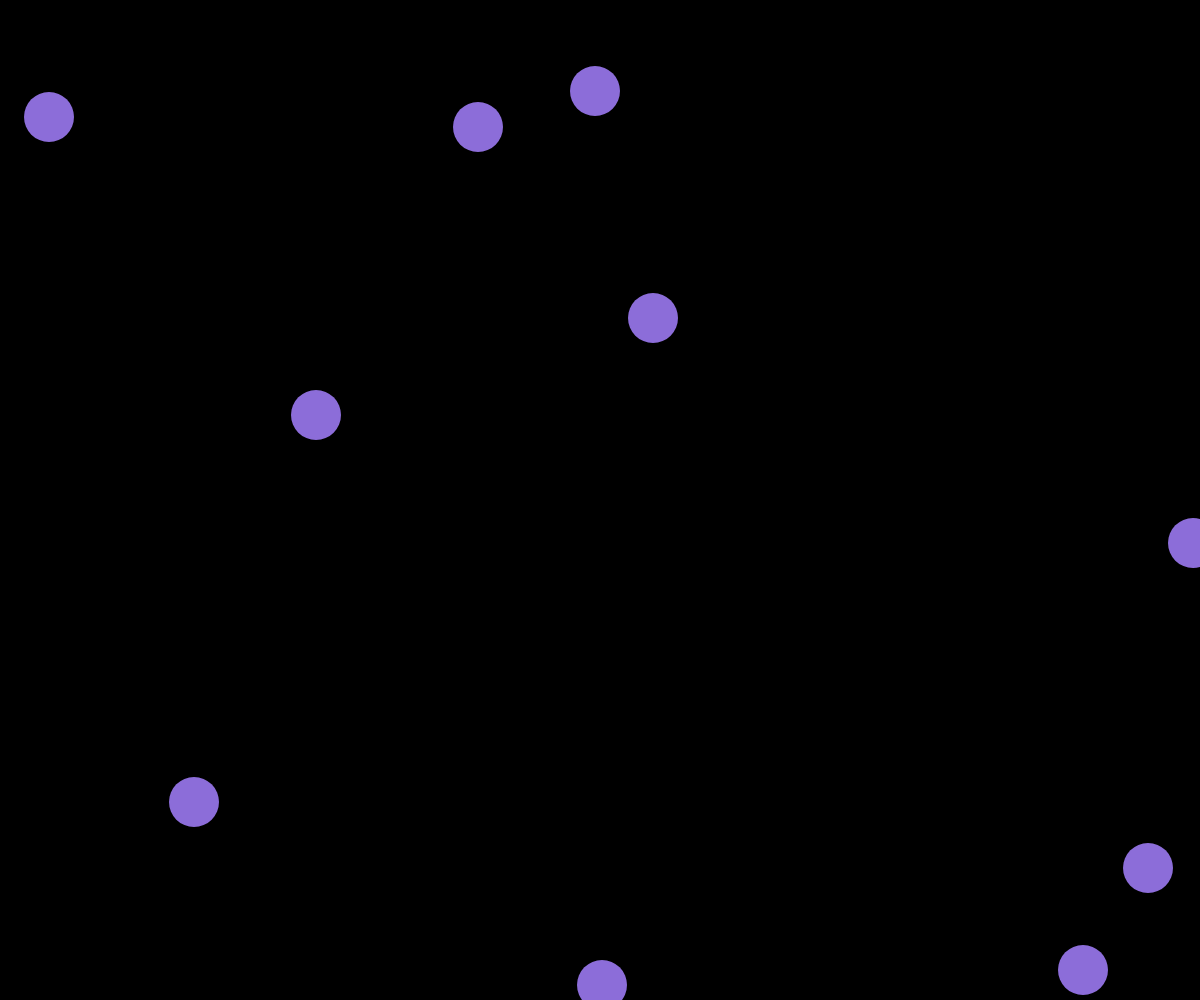
Frame 1 (no input)
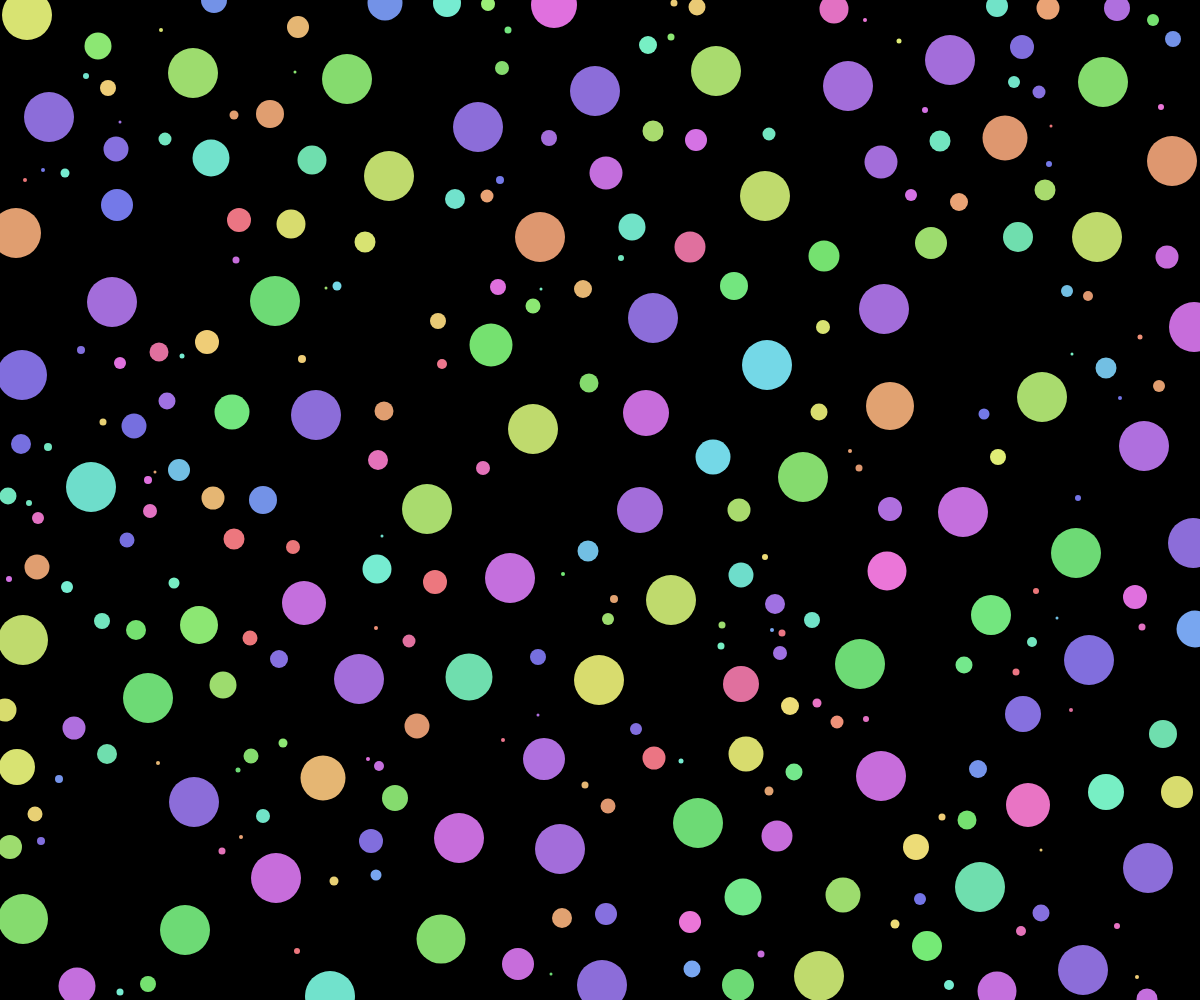
Frame 60 (no input)
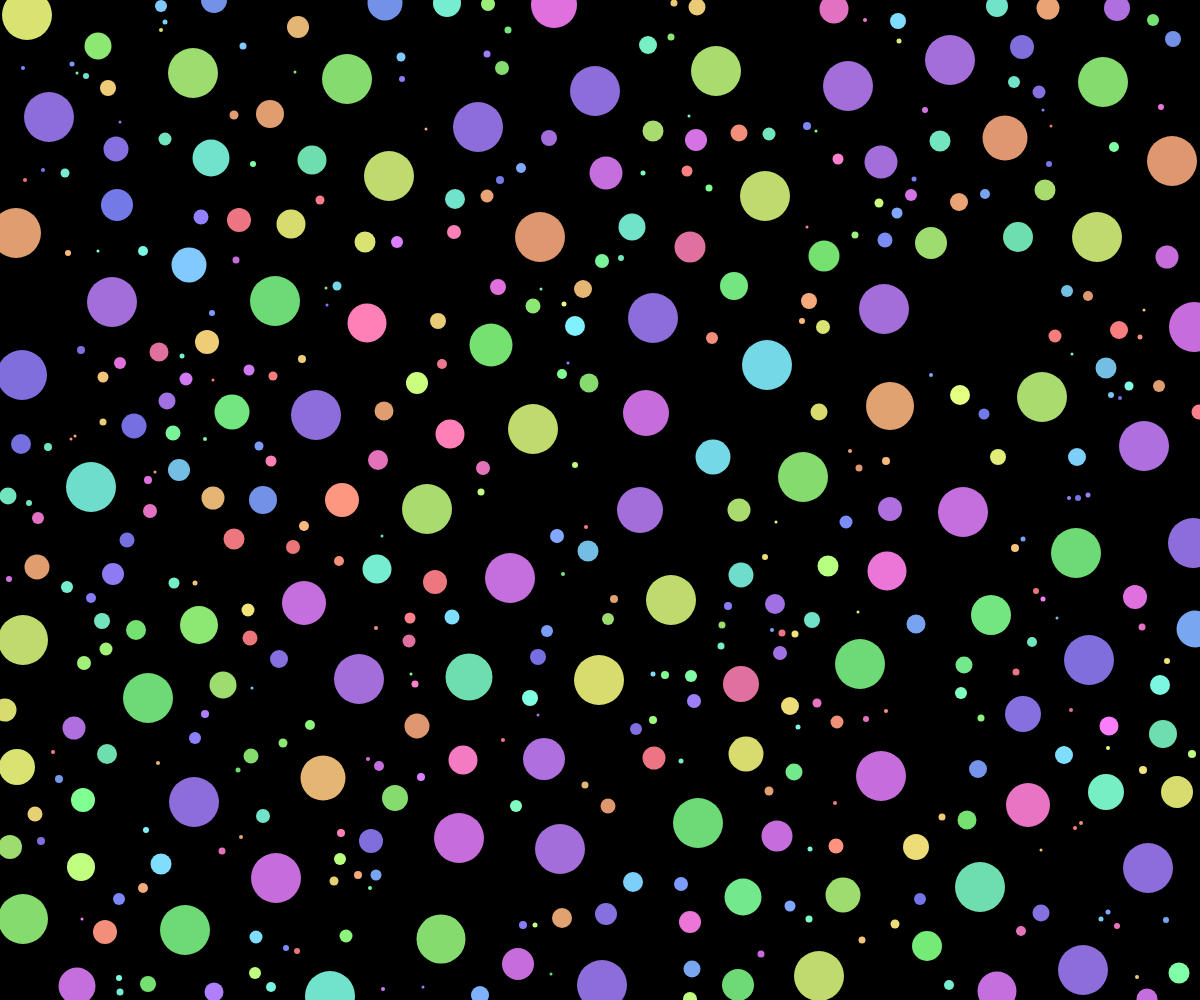
Frame 120 (the mouse pressed at the canvas centre since frame 60)

The p5.js sketch that drew these frames (run headless with seeded random() and noise() and a simulated clock; from frame 60 on, the mouse is pressed at the canvas centre):

// p5.js sketch
// ── sketch.js
function setup() {
  createCanvas(innerWidth, innerHeight);
  frameRate(60);

  circles = [];
  num_circles = 0;
  max_circles = map(width * height, 700000, 3000000, 2500, 6000);
  min_radius = 2;
  max_radius = 50;
  attempts_per_loop = 10;

  background(0);
  colorMode(HSB, 100, 100, 100, 100);
}

function draw() {
  noStroke();
  fill(random(100), 50, map(frameCount, 0, 100, 85, 100));

  for (let i = 0; i < attempts_per_loop; i++) {
    generateCircle(circles);
    if (circles.length >= max_circles) {
      noLoop();
    }
  }
}

function generateCircle() {
  let new_circle = {
    cx: int(Math.random() * width),
    cy: int(Math.random() * height),
    r: min_radius
  };

  if (!doesCircleFit(new_circle)) {
    return;
  }

  while (doesCircleFit(new_circle) && new_circle.r < max_radius) {
    new_circle.r += 1;
  }

  circles.push(new_circle);
  circle(new_circle.cx, new_circle.cy, new_circle.r);
}

function doesCircleFit(c) {
  for (let i = 0; i < circles.length; i++) {
    if (doCirclesCollide(c, circles[i])) {
      return false;
    }
  }
  return true;
}

function doCirclesCollide(c1, c2) {
  let distance = Math.sqrt((c1.cx - c2.cx) ** 2 + (c1.cy - c2.cy) ** 2);
  if (distance < c1.r + c2.r) {
    return true;
  } else {
    return false;
  }
}

function mouseClicked() {
  background(0, 0, 0, 70);
  circles = [];
  loop();
}
